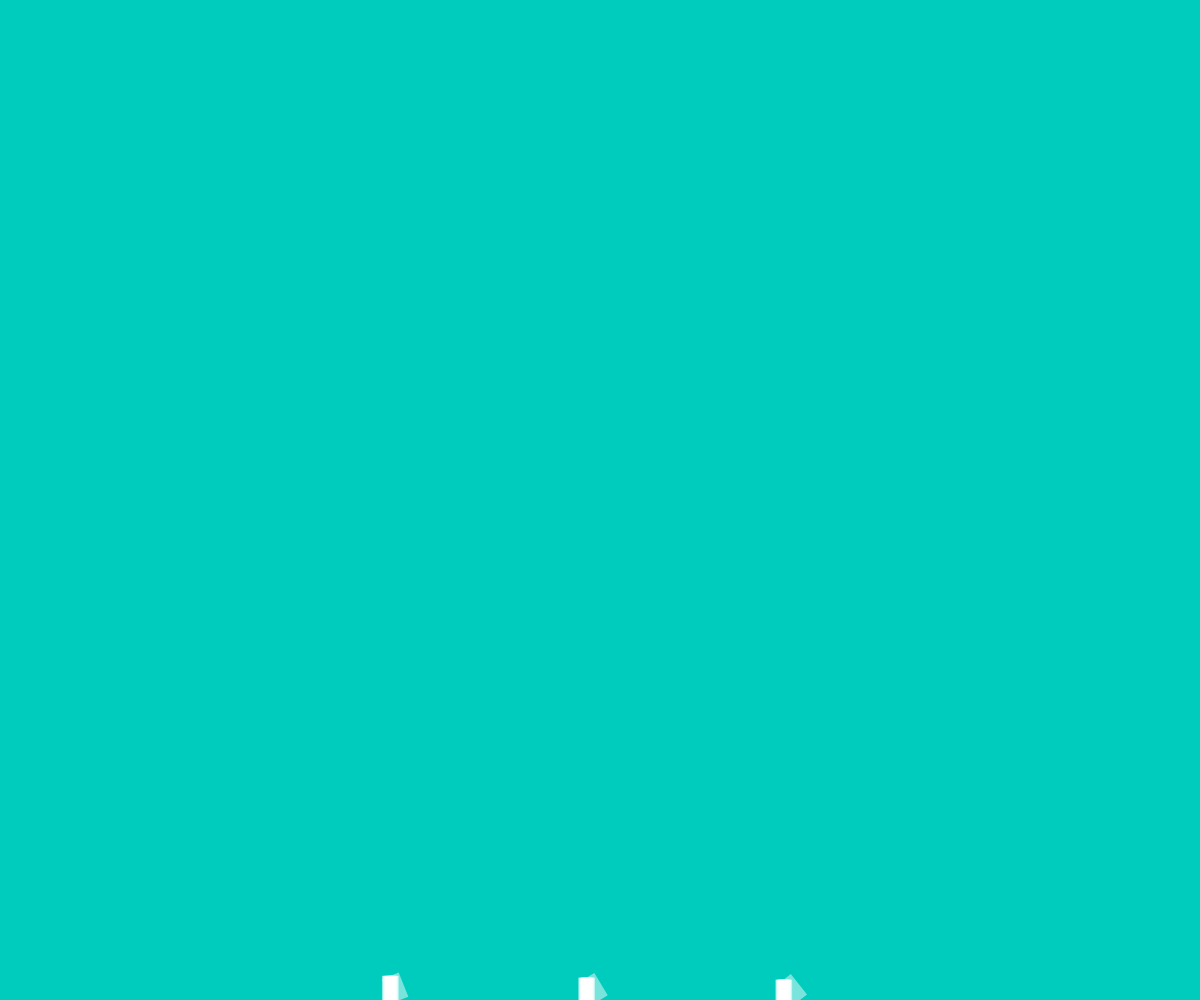
Frame 1 (no input)
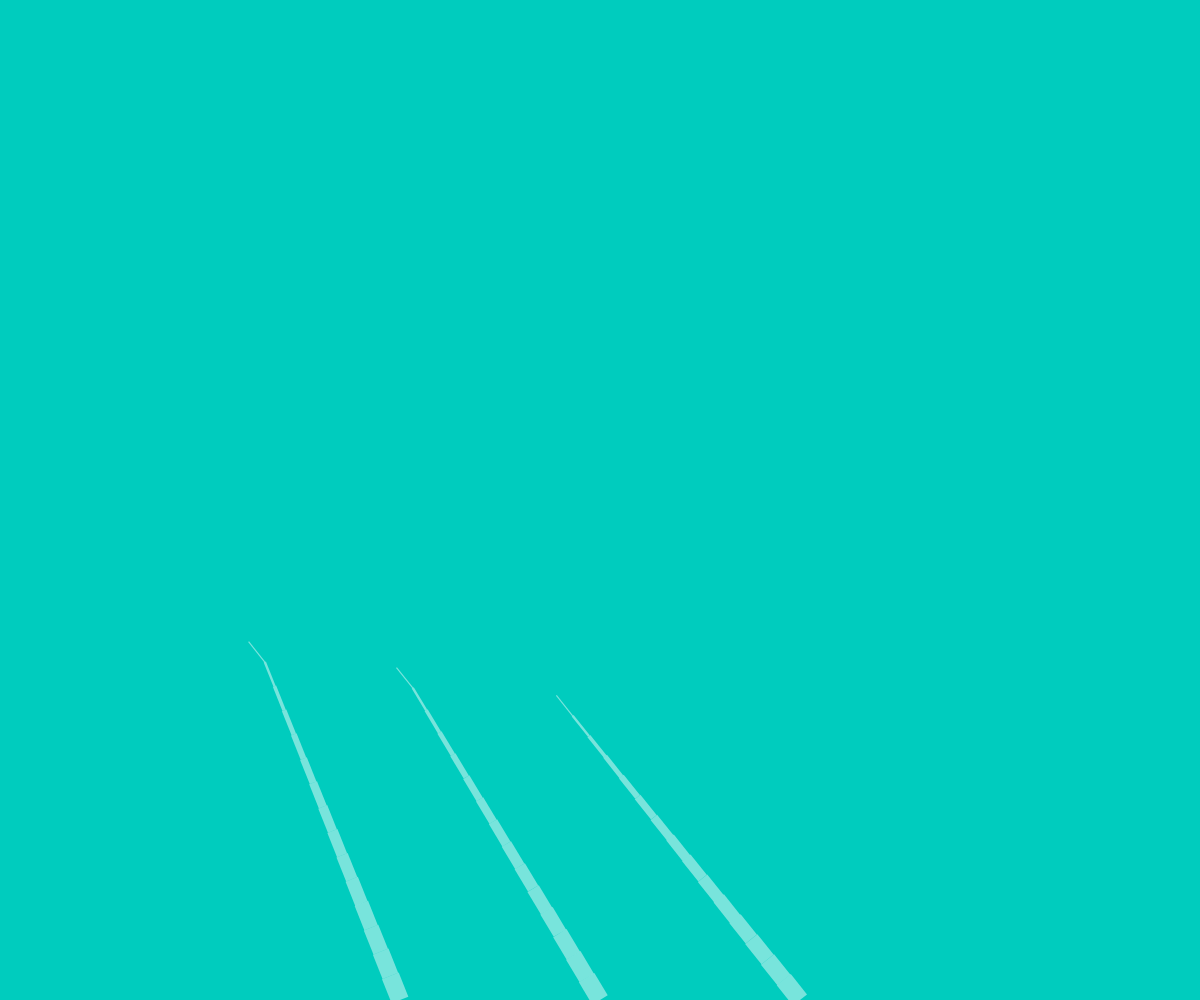
Frame 60 (no input)
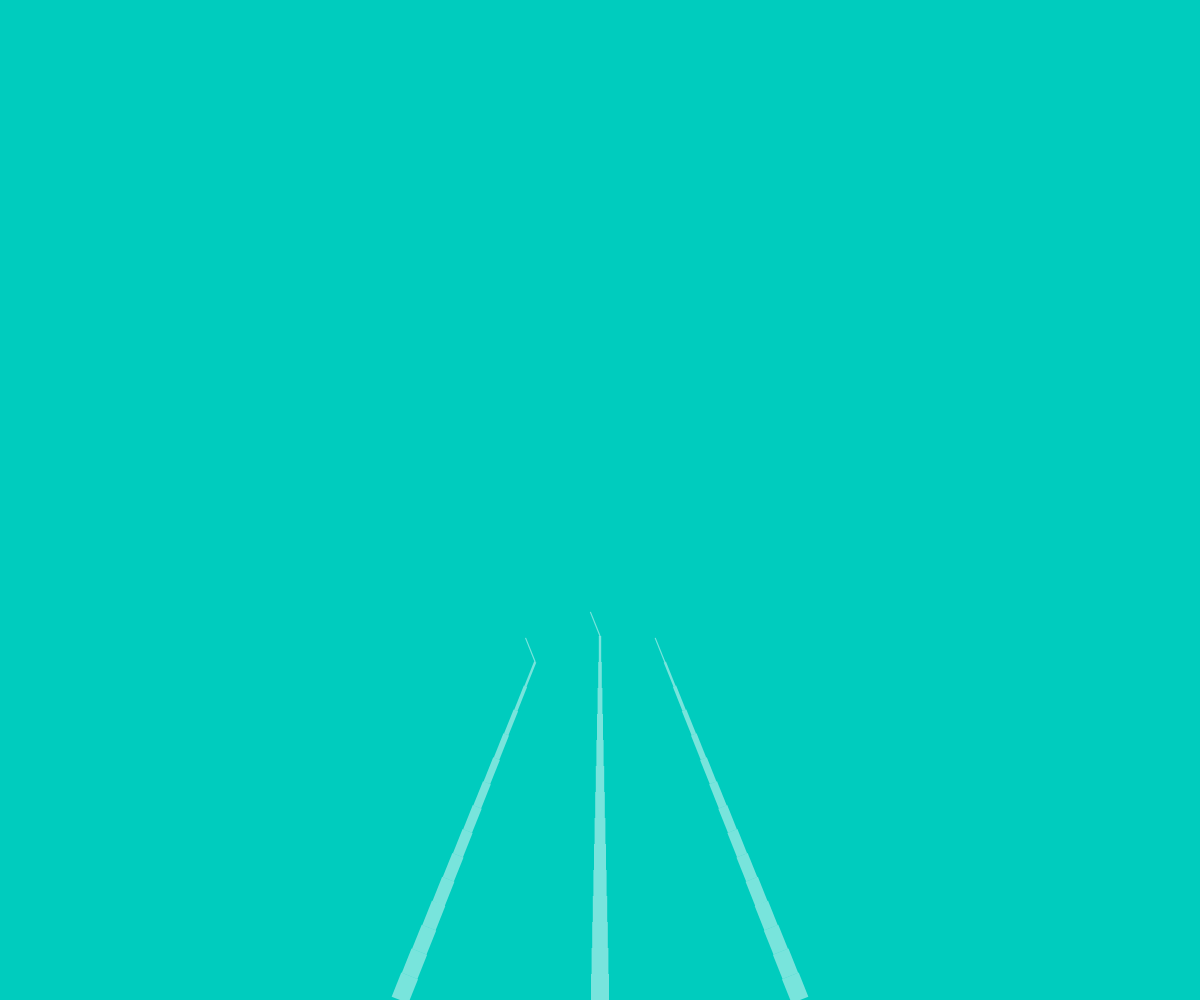
Frame 120 (the mouse pressed at the canvas centre since frame 60)

The p5.js sketch that drew these frames (run headless with seeded random() and noise() and a simulated clock; from frame 60 on, the mouse is pressed at the canvas centre):

// p5.js sketch
// ── sketch.js
var numSegments = 15,
  x = [],
  y = [],

  x2 = [],
  y2 = [],

  x3 = [],
  y3 = [],

  angle = [],
  segLength = 26;



for (var i = 0; i < numSegments; i++) {
  x[i] = 0;
  y[i] = 0;
  angle[i] = 0;
}

for (var i = 0; i < numSegments; i++) {
  x2[i] = 0;
  y2[i] = 0;
  angle[i] = 0;
}

for (var i = 0; i < numSegments; i++) {
  x3[i] = 0;
  y3[i] = 0;
  angle[i] = 0;
}

function setup() {
  createCanvas(windowWidth, windowHeight);
  strokeWeight(20);
  strokeCap(SQUARE);
  stroke(255, 120);
  noFill();

  x[x.length-1] = width/2; // Set base x-coordinate
  y[x.length-1] = height;  // Set base y-coordinate


  x2[x2.length-1] = width/3; // Set base x-coordinate
  y2[x2.length-1] = height;  // Set base y-coordinate


  x3[x3.length-1] = width/1.5; // Set base x-coordinate
  y3[x3.length-1] = height;  // Set base y-coordinate

}

function draw() {
  background(0,204,190);

  strokeWeight(20);



  reachSegment(0, mouseX, mouseY);
  reachSegment2(0, mouseX, mouseY);
  reachSegment3(0, mouseX, mouseY);

  for(var i=1; i<numSegments; i++) {
    reachSegment(i, targetX, targetY);
  }
  for(var j=x.length-1; j>=1; j--) {
    positionSegment(j, j-1);
  }
  for(var k=0; k<x.length; k++) {
    segment(x[k], y[k], angle[k], (k+1)*1.2);
  }

  for(var i=1; i<numSegments; i++) {
    reachSegment2(i, targetX2, targetY2);
  }
  for(var j=x2.length-1; j>=1; j--) {
    positionSegment2(j, j-1);
  }
  for(var k=0; k<x2.length; k++) {
    segment(x2[k], y2[k], angle[k], (k+1)*1.2);
  }

  for(var i=1; i<numSegments; i++) {
    reachSegment3(i, targetX3, targetY3);
  }
  for(var j=x3.length-1; j>=1; j--) {
    positionSegment3(j, j-1);
  }
  for(var k=0; k<x3.length; k++) {
    segment(x3[k], y3[k], angle[k], (k+1)*1.2);
  }

}

function positionSegment(a, b) {
  x[b] = x[a] + cos(angle[a]) * segLength;
  y[b] = y[a] + sin(angle[a]) * segLength;
}

function positionSegment2(a, b) {
  x2[b] = x2[a] + cos(angle[a]) * segLength;
  y2[b] = y2[a] + sin(angle[a]) * segLength;
}

function positionSegment3(a, b) {
  x3[b] = x3[a] + cos(angle[a]) * segLength;
  y3[b] = y3[a] + sin(angle[a]) * segLength;
}


function reachSegment(i, xin, yin) {
  var dx = xin - x[i];
  var dy = yin - y[i];
  angle[i] = atan2(dy-.01, dx);
  targetX = xin - cos(angle[i]) * segLength;
  targetY = yin - sin(angle[i]) * segLength;
}

function reachSegment2(i, xin, yin) {
  var dx = xin - x2[i];
  var dy = yin - y2[i];
  angle[i] = atan2(dy-.01, dx);
  targetX2 = xin - cos(angle[i]) * segLength;
  targetY2 = yin - sin(angle[i]) * segLength;
}

function reachSegment3(i, xin, yin) {
  var dx = xin - x3[i];
  var dy = yin - y3[i];
  angle[i] = atan2(dy-.01, dx);
  targetX3 = xin - cos(angle[i]) * segLength;
  targetY3 = yin - sin(angle[i]) * segLength;
}

function segment(x, y, a, sw) {
  strokeWeight(sw);
  push();
  translate(x, y);
  rotate(a);
  line(0, 0, segLength, 0);
  pop();
}
